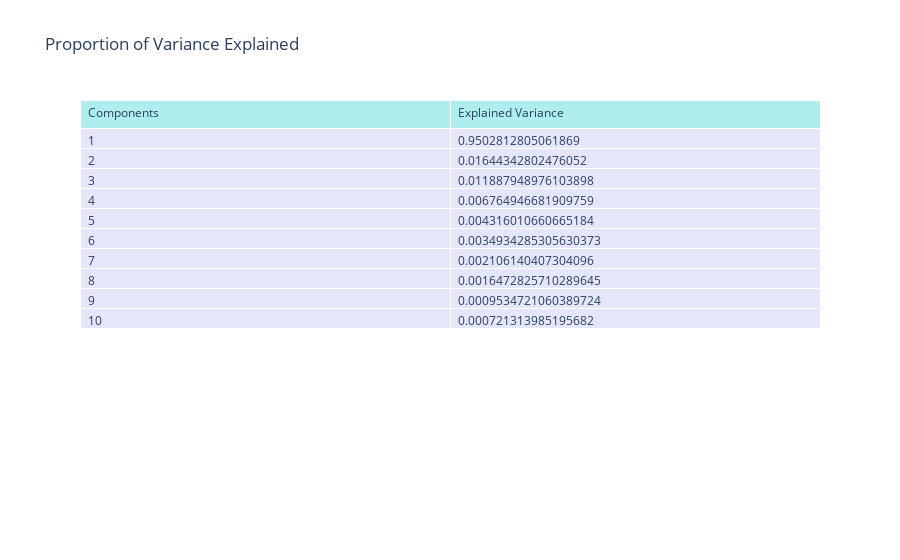
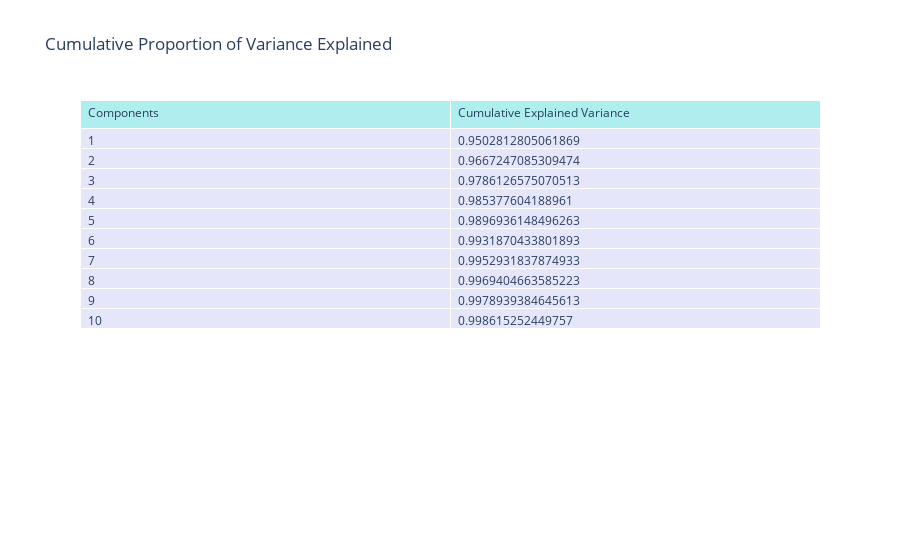
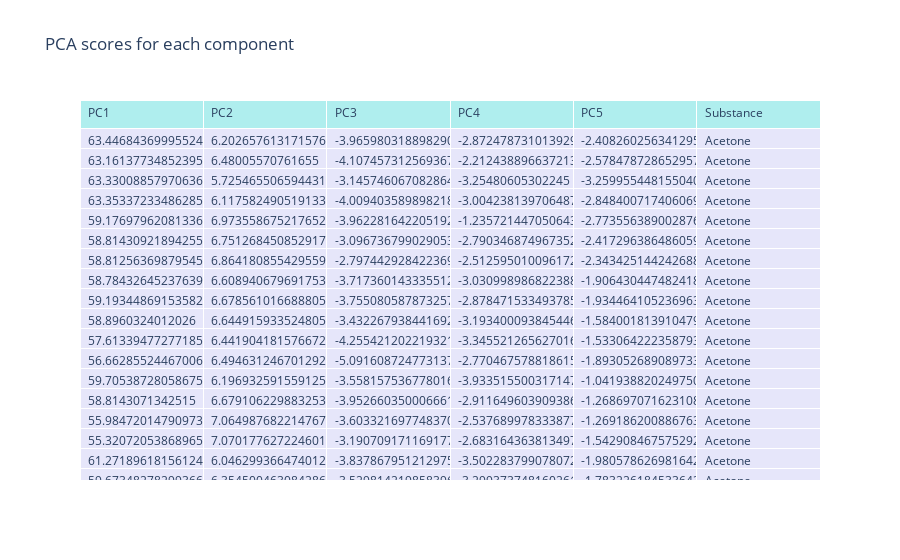
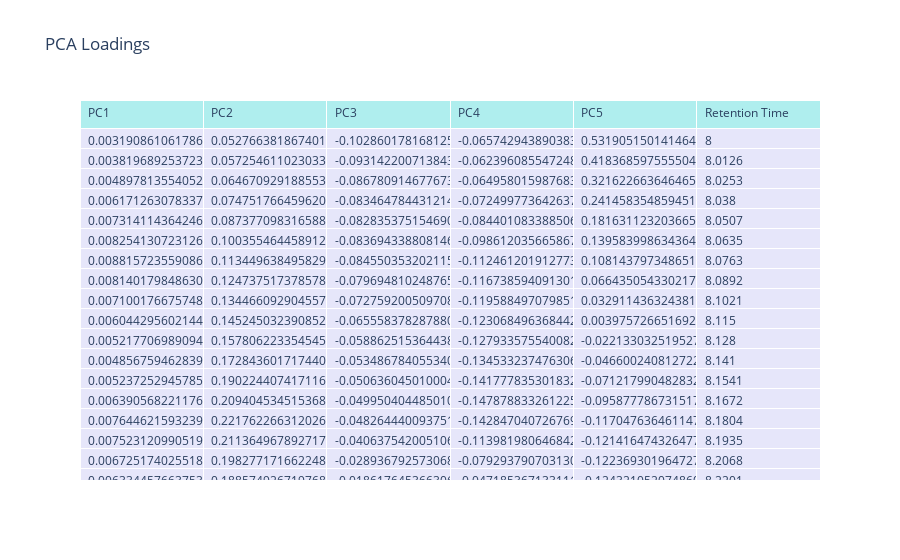

The cell these charts' notebook holds for them, in order:
### Markdown cell above
## Second step: PCA

The `PCA` class provides Principal Component Analysis tools. Given:
- a target variance level to maintain even in the reduced component model;
- a confidence level for statistical tests;
- a number of initial components for the analysis
through the `PCASettings` class, the `PCA` class will perform an automated PCA analysis.

### Code cell
from chemfusekit.pca import PCASettings, PCA

# Initialize the settings for Principal Component Analysis
pca_settings = PCASettings(
    target_variance=0.99,
    confidence_level=0.05,
    initial_components=10,
    output='graphical'    # graphs will be printed as pictures
)

# Initialize and train the PCA class
pca = PCA(pca_settings, df.fused_data)
pca.train()

# Print the number of components and the statistics
print(f"\nNumber of components: {pca.components}\n")
pca.pca_stats()

# Get the data out of PCA
pca_data = pca.export_data()

### Figure 1 — Plotly figure (JSON) as saved in the notebook; plotly's stock layout.template omitted (floating-point values rounded to 4 significant figures)
{"data": [{"cells": {"align": "left", "fill": {"color": "lavender"}, "values": [[1, 2, 3, 4, 5, 6, 7, 8, 9, 10], [0.9503, 0.01644, 0.01189, 0.006765, 0.004316, 0.003493, 0.002106, 0.001647, 0.0009535, 0.0007213]]}, "header": {"align": "left", "fill": {"color": "paleturquoise"}, "values": ["Components", "Explained Variance"]}, "type": "table"}], "layout": {"title": {"text": "Proportion of Variance Explained"}}}

### Figure 2 — Plotly figure (JSON) as saved in the notebook; plotly's stock layout.template omitted (floating-point values rounded to 4 significant figures)
{"data": [{"cells": {"align": "left", "fill": {"color": "lavender"}, "values": [[1, 2, 3, 4, 5, 6, 7, 8, 9, 10], [0.9503, 0.9667, 0.9786, 0.9854, 0.9897, 0.9932, 0.9953, 0.9969, 0.9979, 0.9986]]}, "header": {"align": "left", "fill": {"color": "paleturquoise"}, "values": ["Components", "Cumulative Explained Variance"]}, "type": "table"}], "layout": {"title": {"text": "Cumulative Proportion of Variance Explained"}}}

### Figure 3 — Plotly figure (JSON) as saved in the notebook; plotly's stock layout.template omitted (floating-point values rounded to 4 significant figures; data arrays with more than 128 entries replaced by an {"elided": "..."} marker saying what was removed)
{"data": [{"cells": {"align": "left", "fill": {"color": "lavender"}, "values": {"elided": "6x447 mixed values"}}, "header": {"align": "left", "fill": {"color": "paleturquoise"}, "values": ["PC1", "PC2", "PC3", "PC4", "PC5", "Substance"]}, "type": "table"}], "layout": {"title": {"text": "PCA scores for each component"}}}

### Figure 4 — Plotly figure (JSON) as saved in the notebook; plotly's stock layout.template omitted (floating-point values rounded to 4 significant figures; data arrays with more than 128 entries replaced by an {"elided": "..."} marker saying what was removed)
{"data": [{"cells": {"align": "left", "fill": {"color": "lavender"}, "values": {"elided": "6x129 mixed values"}}, "header": {"align": "left", "fill": {"color": "paleturquoise"}, "values": ["PC1", "PC2", "PC3", "PC4", "PC5", "Retention Time"]}, "type": "table"}], "layout": {"title": {"text": "PCA Loadings"}}}
